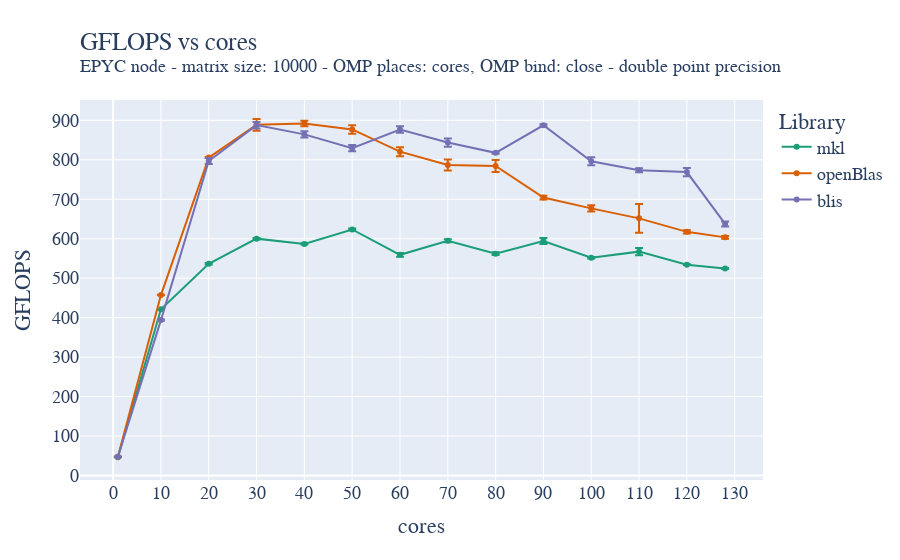

The cell this chart's notebook holds for it:
### Code cell
fig = go.Figure()

fig.add_trace(go.Scatter(x=mkl_double_avg["cores"]["mean"], y=mkl_double_avg["gflops"]["mean"], name='mkl',
                         error_y=dict(
                             type="data",
                             array=mkl_double_avg["gflops"]["std"],
                             visible=True)))
fig.add_trace(go.Scatter(x=oblas_double_avg["cores"]["mean"], y=oblas_double_avg["gflops"]["mean"], name='openBlas',
                         error_y=dict(
                             type="data",
                             array=oblas_double_avg["gflops"]["std"],
                             visible=True)))
fig.add_trace(go.Scatter(x=blis_double_avg["cores"]["mean"], y=blis_double_avg["gflops"]["mean"], name='blis',
                         error_y=dict(
                             type="data",
                             array=blis_double_avg["gflops"]["std"],
                             visible=True)))

fig.update_layout(
    title=go.layout.Title(
        text="GFLOPS vs cores<br><sup>EPYC node - matrix size: 10000 - OMP places: cores, OMP bind: close - double point precision</sup>",
        xref="paper",
        x=0,
    ),
    xaxis_title="cores",
    xaxis = dict(
        tickmode = 'linear',
        tick0 = '0',
        dtick = '10'
    ),
    yaxis_title="GFLOPS",
    legend_title="Library",
    font=dict(
        family="Courier New, monospace",
        size=18,
    ),
    colorway=["#1b9e77","#d95f02", "#7570b3"]
)
fig.show()
fig.write_image("/home/andres/hpc/Foundations_of_HPC_2022/Assignment/my_assignment/report/images/fixed_size_epyc_double_gflops_close.pdf", height=500, width=1000)

### Figure 1 — Plotly figure (JSON) as saved in the notebook; plotly's stock layout.template omitted (floating-point values rounded to 4 significant figures)
{"data": [{"error_y": {"array": [0.02925, 0.6515, 1.935, 1.974, 1.312, 2.304, 4.619, 3.953, 3.46, 7.584, 1.666, 9.03, 1.016, 1.036], "type": "data", "visible": true}, "name": "mkl", "type": "scatter", "x": [1, 10, 20, 30, 40, 50, 60, 70, 80, 90, 100, 110, 120, 128], "y": [46.18, 421.1, 536.4, 600.1, 586.9, 623.4, 559.2, 594.9, 562.0, 594.1, 551.8, 567.2, 534.1, 524.5]}, {"error_y": {"array": [0.09883, 0.549, 1.344, 14.73, 7.043, 10.77, 11.38, 14.12, 15.11, 4.74, 7.765, 36.66, 3.853, 3.746], "type": "data", "visible": true}, "name": "openBlas", "type": "scatter", "x": [1, 10, 20, 30, 40, 50, 60, 70, 80, 90, 100, 110, 120, 128], "y": [47.21, 457.2, 805.6, 888.6, 892.0, 877.0, 820.6, 786.7, 784.3, 704.4, 676.9, 651.6, 617.4, 603.4]}, {"error_y": {"array": [0.5221, 1.606, 7.434, 8.264, 8.112, 7.916, 8.166, 10.4, 2.339, 2.915, 10.34, 4.936, 10.51, 6.373], "type": "data", "visible": true}, "name": "blis", "type": "scatter", "x": [1, 10, 20, 30, 40, 50, 60, 70, 80, 90, 100, 110, 120, 128], "y": [47.54, 393.7, 796.8, 887.8, 864.4, 829.3, 876.9, 843.7, 817.7, 887.5, 796.3, 773.4, 768.9, 637.5]}], "layout": {"colorway": ["#1b9e77", "#d95f02", "#7570b3"], "font": {"family": "Courier New, monospace", "size": 18}, "legend": {"title": {"text": "Library"}}, "title": {"text": "GFLOPS vs cores<br><sup>EPYC node - matrix size: 10000 - OMP places: cores, OMP bind: close - double point precision</sup>", "x": 0, "xref": "paper"}, "xaxis": {"dtick": "10", "tick0": "0", "tickmode": "linear", "title": {"text": "cores"}}, "yaxis": {"title": {"text": "GFLOPS"}}}}
